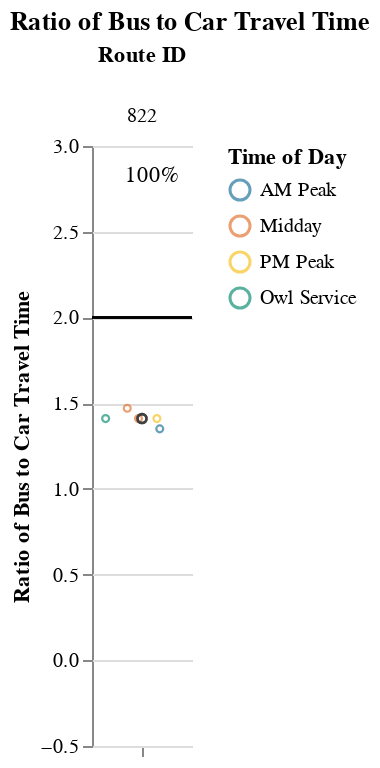
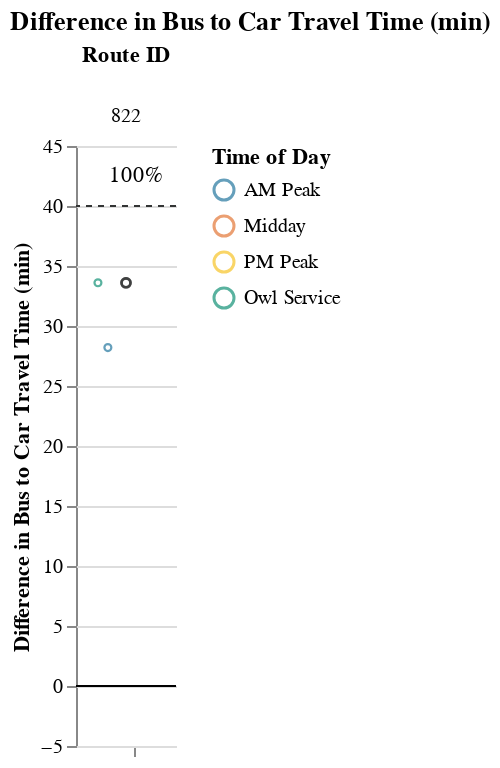

Here is the notebook cell these charts were saved with, in order:
### Markdown cell above
### Long Routes (> 1.5 hrs)

### Code cell
route_group = "long"
try:
    display_charts_for_route_group(df, route_group)
except:
    print("No routes meet this criteria.")

### Figure 1 — Vega-Lite specification as saved in the notebook (floating-point values rounded to 4 significant figures)
{"config": {"view": {"continuousWidth": 400, "continuousHeight": 300, "stroke": null}, "facet": {"spacing": 0}}, "data": {"name": "data-df221b0a0da1188ee162a10b610f75e8"}, "facet": {"column": {"field": "route_id", "sort": ["822"], "title": "Route ID", "type": "nominal"}}, "spec": {"layer": [{"mark": "rule", "encoding": {"color": {"value": "black"}, "y": {"field": "cutoff", "type": "quantitative"}}, "selection": {"selector003": {"type": "interval", "bind": "scales", "encodings": ["x", "y"]}}}, {"mark": {"type": "point", "opacity": 0.65, "size": 12, "strokeWidth": 1.1}, "encoding": {"color": {"field": "time_of_day", "scale": {"range": ["#136C97", "#E16B26", "#F6BF16", "#00896B", "#7790A3", "#5B559C"]}, "sort": ["AM Peak", "Midday", "PM Peak", "Owl Service"], "title": "Time of Day", "type": "nominal"}, "tooltip": [{"field": "route_id", "type": "nominal"}, {"field": "route_name", "type": "nominal"}, {"field": "trip_id", "type": "nominal"}, {"field": "service_hours", "type": "quantitative"}, {"field": "car_duration_hours", "type": "quantitative"}, {"field": "bus_multiplier", "type": "quantitative"}, {"field": "bus_difference", "type": "quantitative"}, {"field": "num_trips", "type": "quantitative"}, {"field": "num_competitive", "type": "quantitative"}, {"field": "pct_trips_competitive", "type": "quantitative"}, {"field": "p25", "type": "quantitative"}, {"field": "p50", "type": "quantitative"}, {"field": "p75", "type": "quantitative"}], "x": {"axis": {"grid": false, "labels": false, "ticks": true, "values": [0]}, "field": "jitter", "scale": {}, "title": null, "type": "quantitative"}, "y": {"field": "bus_multiplier", "scale": {"domain": [-0.25, 3.0]}, "title": "Ratio of Bus to Car Travel Time", "type": "quantitative"}}, "transform": [{"calculate": "sqrt(-2*log(random()))*cos(2*PI*random())", "as": "jitter"}], "width": 50}, {"layer": [{"mark": {"type": "point", "opacity": 0.6, "size": 20, "strokeWidth": 1.3}, "encoding": {"color": {"value": "#323434"}, "y": {"field": "bus_multiplier", "type": "quantitative"}}, "transform": [{"filter": "(datum.p50_trip === 1)"}]}, {"mark": {"type": "text", "align": "center", "baseline": "middle"}, "encoding": {"color": {"value": "black"}, "text": {"field": "pct_trips_competitive", "format": ".0%", "type": "quantitative"}, "tooltip": [{"field": "route_id", "type": "nominal"}, {"field": "route_name", "type": "nominal"}, {"field": "trip_id", "type": "nominal"}, {"field": "service_hours", "type": "quantitative"}, {"field": "car_duration_hours", "type": "quantitative"}, {"field": "bus_multiplier", "type": "quantitative"}, {"field": "bus_difference", "type": "quantitative"}, {"field": "num_trips", "type": "quantitative"}, {"field": "num_competitive", "type": "quantitative"}, {"field": "pct_trips_competitive", "type": "quantitative"}, {"field": "p25", "type": "quantitative"}, {"field": "p50", "type": "quantitative"}, {"field": "p75", "type": "quantitative"}], "x": {"value": 30}, "y": {"value": 15}}, "transform": [{"calculate": "sqrt(-2*log(random()))*cos(2*PI*random())", "as": "jitter"}, {"filter": "(datum.fastest_trip === 1)"}]}]}]}, "resolve": {"scale": {"y": "shared"}}, "title": "Ratio of Bus to Car Travel Time", "$schema": "https://vega.github.io/schema/vega-lite/v4.17.0.json", "datasets": {"data-df221b0a0da1188ee162a10b610f75e8": [{"calitp_itp_id": 108, "trip_key": 3220744194699047804, "trip_id": "t_1194487_b_23002_tn_0", "shape_id": "p_179049", "route_id": "822", "service_hours": 1.83, "trip_first_departure_ts": 33300, "trip_last_arrival_ts": 39900, "departure_hour": 9, "time_of_day": "AM Peak", "p25": 1.92, "p50": 1.92, "p75": 1.92, "p50_trip": 0, "fastest_trip": 1, "car_duration_hours": 1.36, "competitive_route": 1, "bus_multiplier": 1.35, "bus_difference": 28.2, "num_trips": 5, "num_competitive": 5, "pct_trips_competitive": 1.0, "bus_difference_spread": 10.2, "route_group": "long", "max_trip_hrs": 2.0, "max_trip_route_group": 2.0, "below_cutoff": 5, "pct_below_cutoff": 1.0, "name": "City of Eureka", "caltrans_district": "01 - Eureka", "drmt_organization_name": null, "route_name": "The Southern Humboldt Route Is A Deviated/Fixed Route Operated By Redwood Transit And Runs Monday Through Friday Between Eureka And Benbow Serving The Communities Of Garberville, Redway, Redwood, Phillipsville, South Fork, Myers Flat, Weott, Rio Dell, Fortuna, Eureka. La Ruta Southern Humboldt Es Una Ruta Desviada / Fija Operada Por Redwood Transit Y Se Extiende De Lunes A Viernes Entre Eureka Y Benbow Y Sirve A Las Comunidades De Garberville, Redway, Redwood, Phillipsville, South Fork, Myers Flat, Weott, Rio Dell, Fortuna, Eureka.", "cutoff2": 40, "cutoff": 2}, {"calitp_itp_id": 108, "trip_key": 4974272566598491787, "trip_id": "t_1194477_b_23002_tn_0", "shape_id": "p_179043", "route_id": "822", "service_hours": 1.92, "trip_first_departure_ts": 40800, "trip_last_arrival_ts": 47700, "departure_hour": 11, "time_of_day": "Midday", "p25": 1.92, "p50": 1.92, "p75": 1.92, "p50_trip": 1, "fastest_trip": 0, "car_duration_hours": 1.36, "competitive_route": 1, "bus_multiplier": 1.41, "bus_difference": 33.6, "num_trips": 5, "num_competitive": 5, "pct_trips_competitive": 1.0, "bus_difference_spread": 10.2, "route_group": "long", "max_trip_hrs": 2.0, "max_trip_route_group": 2.0, "below_cutoff": 5, "pct_below_cutoff": 1.0, "name": "City of Eureka", "caltrans_district": "01 - Eureka", "drmt_organization_name": null, "route_name": "The Southern Humboldt Route Is A Deviated/Fixed Route Operated By Redwood Transit And Runs Monday Through Friday Between Eureka And Benbow Serving The Communities Of Garberville, Redway, Redwood, Phillipsville, South Fork, Myers Flat, Weott, Rio Dell, Fortuna, Eureka. La Ruta Southern Humboldt Es Una Ruta Desviada / Fija Operada Por Redwood Transit Y Se Extiende De Lunes A Viernes Entre Eureka Y Benbow Y Sirve A Las Comunidades De Garberville, Redway, Redwood, Phillipsville, South Fork, Myers Flat, Weott, Rio Dell, Fortuna, Eureka.", "cutoff2": 40, "cutoff": 2}, {"calitp_itp_id": 108, "trip_key": -2035350872544149434, "trip_id": "t_1194480_b_23002_tn_0", "shape_id": "p_179043", "route_id": "822", "service_hours": 1.92, "trip_first_departure_ts": 62400, "trip_last_arrival_ts": 69300, "departure_hour": 17, "time_of_day": "PM Peak", "p25": 1.92, "p50": 1.92, "p75": 1.92, "p50_trip": 1, "fastest_trip": 0, "car_duration_hours": 1.36, "competitive_route": 1, "bus_multiplier": 1.41, "bus_difference": 33.6, "num_trips": 5, "num_competitive": 5, "pct_trips_competitive": 1.0, "bus_difference_spread": 10.2, "route_group": "long", "max_trip_hrs": 2.0, "max_trip_route_group": 2.0, "below_cutoff": 5, "pct_below_cutoff": 1.0, "name": "City of Eureka", "caltrans_district": "01 - Eureka", "drmt_organization_name": null, "route_name": "The Southern Humboldt Route Is A Deviated/Fixed Route Operated By Redwood Transit And Runs Monday Through Friday Between Eureka And Benbow Serving The Communities Of Garberville, Redway, Redwood, Phillipsville, South Fork, Myers Flat, Weott, Rio Dell, Fortuna, Eureka. La Ruta Southern Humboldt Es Una Ruta Desviada / Fija Operada Por Redwood Transit Y Se Extiende De Lunes A Viernes Entre Eureka Y Benbow Y Sirve A Las Comunidades De Garberville, Redway, Redwood, Phillipsville, South Fork, Myers Flat, Weott, Rio Dell, Fortuna, Eureka.", "cutoff2": 40, "cutoff": 2}, {"calitp_itp_id": 108, "trip_key": 7643564517500427975, "trip_id": "t_1194478_b_23002_tn_0", "shape_id": "p_179043", "route_id": "822", "service_hours": 1.92, "trip_first_departure_ts": 24360, "trip_last_arrival_ts": 31260, "departure_hour": 6, "time_of_day": "Owl Service", "p25": 1.92, "p50": 1.92, "p75": 1.92, "p50_trip": 1, "fastest_trip": 0, "car_duration_hours": 1.36, "competitive_route": 1, "bus_multiplier": 1.41, "bus_difference": 33.6, "num_trips": 5, "num_competitive": 5, "pct_trips_competitive": 1.0, "bus_difference_spread": 10.2, "route_group": "long", "max_trip_hrs": 2.0, "max_trip_route_group": 2.0, "below_cutoff": 5, "pct_below_cutoff": 1.0, "name": "City of Eureka", "caltrans_district": "01 - Eureka", "drmt_organization_name": null, "route_name": "The Southern Humboldt Route Is A Deviated/Fixed Route Operated By Redwood Transit And Runs Monday Through Friday Between Eureka And Benbow Serving The Communities Of Garberville, Redway, Redwood, Phillipsville, South Fork, Myers Flat, Weott, Rio Dell, Fortuna, Eureka. La Ruta Southern Humboldt Es Una Ruta Desviada / Fija Operada Por Redwood Transit Y Se Extiende De Lunes A Viernes Entre Eureka Y Benbow Y Sirve A Las Comunidades De Garberville, Redway, Redwood, Phillipsville, South Fork, Myers Flat, Weott, Rio Dell, Fortuna, Eureka.", "cutoff2": 40, "cutoff": 2}, {"calitp_itp_id": 108, "trip_key": -7703734674675344155, "trip_id": "t_1194483_b_23002_tn_0", "shape_id": "p_179044", "route_id": "822", "service_hours": 2.0, "trip_first_departure_ts": 54300, "trip_last_arrival_ts": 61500, "departure_hour": 15, "time_of_day": "Midday", "p25": 1.92, "p50": 1.92, "p75": 1.92, "p50_trip": 0, "fastest_trip": 0, "car_duration_hours": 1.36, "competitive_route": 1, "bus_multiplier": 1.47, "bus_difference": 38.4, "num_trips": 5, "num_competitive": 5, "pct_trips_competitive": 1.0, "bus_difference_spread": 10.2, "route_group": "long", "max_trip_hrs": 2.0, "max_trip_route_group": 2.0, "below_cutoff": 5, "pct_below_cutoff": 1.0, "name": "City of Eureka", "caltrans_district": "01 - Eureka", "drmt_organization_name": null, "route_name": "The Southern Humboldt Route Is A Deviated/Fixed Route Operated By Redwood Transit And Runs Monday Through Friday Between Eureka And Benbow Serving The Communities Of Garberville, Redway, Redwood, Phillipsville, South Fork, Myers Flat, Weott, Rio Dell, Fortuna, Eureka. La Ruta Southern Humboldt Es Una Ruta Desviada / Fija Operada Por Redwood Transit Y Se Extiende De Lunes A Viernes Entre Eureka Y Benbow Y Sirve A Las Comunidades De Garberville, Redway, Redwood, Phillipsville, South Fork, Myers Flat, Weott, Rio Dell, Fortuna, Eureka.", "cutoff2": 40, "cutoff": 2}]}}

### Figure 2 — Vega-Lite specification as saved in the notebook (floating-point values rounded to 4 significant figures)
{"config": {"view": {"continuousWidth": 400, "continuousHeight": 300, "stroke": null}, "facet": {"spacing": 0}}, "data": {"name": "data-17a7f859490c33b3aedf700891b7fe34"}, "facet": {"column": {"field": "route_id", "sort": ["822"], "title": "Route ID", "type": "nominal"}}, "spec": {"layer": [{"mark": "rule", "encoding": {"color": {"value": "black"}, "y": {"field": "cutoff", "type": "quantitative"}}, "selection": {"selector004": {"type": "interval", "bind": "scales", "encodings": ["x", "y"]}}}, {"mark": {"type": "rule", "strokeDash": [3, 3]}, "encoding": {"color": {"value": "#323434"}, "y": {"field": "cutoff2", "type": "quantitative"}}}, {"mark": {"type": "point", "opacity": 0.65, "size": 12, "strokeWidth": 1.1}, "encoding": {"color": {"field": "time_of_day", "scale": {"range": ["#136C97", "#E16B26", "#F6BF16", "#00896B", "#7790A3", "#5B559C"]}, "sort": ["AM Peak", "Midday", "PM Peak", "Owl Service"], "title": "Time of Day", "type": "nominal"}, "tooltip": [{"field": "route_id", "type": "nominal"}, {"field": "route_name", "type": "nominal"}, {"field": "trip_id", "type": "nominal"}, {"field": "service_hours", "type": "quantitative"}, {"field": "car_duration_hours", "type": "quantitative"}, {"field": "bus_multiplier", "type": "quantitative"}, {"field": "bus_difference", "type": "quantitative"}, {"field": "num_trips", "type": "quantitative"}, {"field": "num_competitive", "type": "quantitative"}, {"field": "pct_trips_competitive", "type": "quantitative"}, {"field": "p25", "type": "quantitative"}, {"field": "p50", "type": "quantitative"}, {"field": "p75", "type": "quantitative"}], "x": {"axis": {"grid": false, "labels": false, "ticks": true, "values": [0]}, "field": "jitter", "scale": {}, "title": null, "type": "quantitative"}, "y": {"field": "bus_difference", "scale": {"domain": [-5, 45.0]}, "title": "Difference in Bus to Car Travel Time (min)", "type": "quantitative"}}, "transform": [{"calculate": "sqrt(-2*log(random()))*cos(2*PI*random())", "as": "jitter"}], "width": 50}, {"layer": [{"mark": {"type": "point", "opacity": 0.6, "size": 20, "strokeWidth": 1.3}, "encoding": {"color": {"value": "#323434"}, "y": {"field": "bus_difference", "type": "quantitative"}}, "transform": [{"filter": "(datum.p50_trip === 1)"}]}, {"mark": {"type": "text", "align": "center", "baseline": "middle"}, "encoding": {"color": {"value": "black"}, "text": {"field": "pct_trips_competitive", "format": ".0%", "type": "quantitative"}, "tooltip": [{"field": "route_id", "type": "nominal"}, {"field": "route_name", "type": "nominal"}, {"field": "trip_id", "type": "nominal"}, {"field": "service_hours", "type": "quantitative"}, {"field": "car_duration_hours", "type": "quantitative"}, {"field": "bus_multiplier", "type": "quantitative"}, {"field": "bus_difference", "type": "quantitative"}, {"field": "num_trips", "type": "quantitative"}, {"field": "num_competitive", "type": "quantitative"}, {"field": "pct_trips_competitive", "type": "quantitative"}, {"field": "p25", "type": "quantitative"}, {"field": "p50", "type": "quantitative"}, {"field": "p75", "type": "quantitative"}], "x": {"value": 30}, "y": {"value": 15}}, "transform": [{"calculate": "sqrt(-2*log(random()))*cos(2*PI*random())", "as": "jitter"}, {"filter": "(datum.fastest_trip === 1)"}]}]}]}, "resolve": {"scale": {"y": "shared"}}, "title": "Difference in Bus to Car Travel Time (min)", "$schema": "https://vega.github.io/schema/vega-lite/v4.17.0.json", "datasets": {"data-17a7f859490c33b3aedf700891b7fe34": [{"calitp_itp_id": 108, "trip_key": 3220744194699047804, "trip_id": "t_1194487_b_23002_tn_0", "shape_id": "p_179049", "route_id": "822", "service_hours": 1.83, "trip_first_departure_ts": 33300, "trip_last_arrival_ts": 39900, "departure_hour": 9, "time_of_day": "AM Peak", "p25": 1.92, "p50": 1.92, "p75": 1.92, "p50_trip": 0, "fastest_trip": 1, "car_duration_hours": 1.36, "competitive_route": 1, "bus_multiplier": 1.35, "bus_difference": 28.2, "num_trips": 5, "num_competitive": 5, "pct_trips_competitive": 1.0, "bus_difference_spread": 10.2, "route_group": "long", "max_trip_hrs": 2.0, "max_trip_route_group": 2.0, "below_cutoff": 5, "pct_below_cutoff": 1.0, "name": "City of Eureka", "caltrans_district": "01 - Eureka", "drmt_organization_name": null, "route_name": "The Southern Humboldt Route Is A Deviated/Fixed Route Operated By Redwood Transit And Runs Monday Through Friday Between Eureka And Benbow Serving The Communities Of Garberville, Redway, Redwood, Phillipsville, South Fork, Myers Flat, Weott, Rio Dell, Fortuna, Eureka. La Ruta Southern Humboldt Es Una Ruta Desviada / Fija Operada Por Redwood Transit Y Se Extiende De Lunes A Viernes Entre Eureka Y Benbow Y Sirve A Las Comunidades De Garberville, Redway, Redwood, Phillipsville, South Fork, Myers Flat, Weott, Rio Dell, Fortuna, Eureka.", "cutoff2": 40, "cutoff": 0}, {"calitp_itp_id": 108, "trip_key": 4974272566598491787, "trip_id": "t_1194477_b_23002_tn_0", "shape_id": "p_179043", "route_id": "822", "service_hours": 1.92, "trip_first_departure_ts": 40800, "trip_last_arrival_ts": 47700, "departure_hour": 11, "time_of_day": "Midday", "p25": 1.92, "p50": 1.92, "p75": 1.92, "p50_trip": 1, "fastest_trip": 0, "car_duration_hours": 1.36, "competitive_route": 1, "bus_multiplier": 1.41, "bus_difference": 33.6, "num_trips": 5, "num_competitive": 5, "pct_trips_competitive": 1.0, "bus_difference_spread": 10.2, "route_group": "long", "max_trip_hrs": 2.0, "max_trip_route_group": 2.0, "below_cutoff": 5, "pct_below_cutoff": 1.0, "name": "City of Eureka", "caltrans_district": "01 - Eureka", "drmt_organization_name": null, "route_name": "The Southern Humboldt Route Is A Deviated/Fixed Route Operated By Redwood Transit And Runs Monday Through Friday Between Eureka And Benbow Serving The Communities Of Garberville, Redway, Redwood, Phillipsville, South Fork, Myers Flat, Weott, Rio Dell, Fortuna, Eureka. La Ruta Southern Humboldt Es Una Ruta Desviada / Fija Operada Por Redwood Transit Y Se Extiende De Lunes A Viernes Entre Eureka Y Benbow Y Sirve A Las Comunidades De Garberville, Redway, Redwood, Phillipsville, South Fork, Myers Flat, Weott, Rio Dell, Fortuna, Eureka.", "cutoff2": 40, "cutoff": 0}, {"calitp_itp_id": 108, "trip_key": -2035350872544149434, "trip_id": "t_1194480_b_23002_tn_0", "shape_id": "p_179043", "route_id": "822", "service_hours": 1.92, "trip_first_departure_ts": 62400, "trip_last_arrival_ts": 69300, "departure_hour": 17, "time_of_day": "PM Peak", "p25": 1.92, "p50": 1.92, "p75": 1.92, "p50_trip": 1, "fastest_trip": 0, "car_duration_hours": 1.36, "competitive_route": 1, "bus_multiplier": 1.41, "bus_difference": 33.6, "num_trips": 5, "num_competitive": 5, "pct_trips_competitive": 1.0, "bus_difference_spread": 10.2, "route_group": "long", "max_trip_hrs": 2.0, "max_trip_route_group": 2.0, "below_cutoff": 5, "pct_below_cutoff": 1.0, "name": "City of Eureka", "caltrans_district": "01 - Eureka", "drmt_organization_name": null, "route_name": "The Southern Humboldt Route Is A Deviated/Fixed Route Operated By Redwood Transit And Runs Monday Through Friday Between Eureka And Benbow Serving The Communities Of Garberville, Redway, Redwood, Phillipsville, South Fork, Myers Flat, Weott, Rio Dell, Fortuna, Eureka. La Ruta Southern Humboldt Es Una Ruta Desviada / Fija Operada Por Redwood Transit Y Se Extiende De Lunes A Viernes Entre Eureka Y Benbow Y Sirve A Las Comunidades De Garberville, Redway, Redwood, Phillipsville, South Fork, Myers Flat, Weott, Rio Dell, Fortuna, Eureka.", "cutoff2": 40, "cutoff": 0}, {"calitp_itp_id": 108, "trip_key": 7643564517500427975, "trip_id": "t_1194478_b_23002_tn_0", "shape_id": "p_179043", "route_id": "822", "service_hours": 1.92, "trip_first_departure_ts": 24360, "trip_last_arrival_ts": 31260, "departure_hour": 6, "time_of_day": "Owl Service", "p25": 1.92, "p50": 1.92, "p75": 1.92, "p50_trip": 1, "fastest_trip": 0, "car_duration_hours": 1.36, "competitive_route": 1, "bus_multiplier": 1.41, "bus_difference": 33.6, "num_trips": 5, "num_competitive": 5, "pct_trips_competitive": 1.0, "bus_difference_spread": 10.2, "route_group": "long", "max_trip_hrs": 2.0, "max_trip_route_group": 2.0, "below_cutoff": 5, "pct_below_cutoff": 1.0, "name": "City of Eureka", "caltrans_district": "01 - Eureka", "drmt_organization_name": null, "route_name": "The Southern Humboldt Route Is A Deviated/Fixed Route Operated By Redwood Transit And Runs Monday Through Friday Between Eureka And Benbow Serving The Communities Of Garberville, Redway, Redwood, Phillipsville, South Fork, Myers Flat, Weott, Rio Dell, Fortuna, Eureka. La Ruta Southern Humboldt Es Una Ruta Desviada / Fija Operada Por Redwood Transit Y Se Extiende De Lunes A Viernes Entre Eureka Y Benbow Y Sirve A Las Comunidades De Garberville, Redway, Redwood, Phillipsville, South Fork, Myers Flat, Weott, Rio Dell, Fortuna, Eureka.", "cutoff2": 40, "cutoff": 0}, {"calitp_itp_id": 108, "trip_key": -7703734674675344155, "trip_id": "t_1194483_b_23002_tn_0", "shape_id": "p_179044", "route_id": "822", "service_hours": 2.0, "trip_first_departure_ts": 54300, "trip_last_arrival_ts": 61500, "departure_hour": 15, "time_of_day": "Midday", "p25": 1.92, "p50": 1.92, "p75": 1.92, "p50_trip": 0, "fastest_trip": 0, "car_duration_hours": 1.36, "competitive_route": 1, "bus_multiplier": 1.47, "bus_difference": 38.4, "num_trips": 5, "num_competitive": 5, "pct_trips_competitive": 1.0, "bus_difference_spread": 10.2, "route_group": "long", "max_trip_hrs": 2.0, "max_trip_route_group": 2.0, "below_cutoff": 5, "pct_below_cutoff": 1.0, "name": "City of Eureka", "caltrans_district": "01 - Eureka", "drmt_organization_name": null, "route_name": "The Southern Humboldt Route Is A Deviated/Fixed Route Operated By Redwood Transit And Runs Monday Through Friday Between Eureka And Benbow Serving The Communities Of Garberville, Redway, Redwood, Phillipsville, South Fork, Myers Flat, Weott, Rio Dell, Fortuna, Eureka. La Ruta Southern Humboldt Es Una Ruta Desviada / Fija Operada Por Redwood Transit Y Se Extiende De Lunes A Viernes Entre Eureka Y Benbow Y Sirve A Las Comunidades De Garberville, Redway, Redwood, Phillipsville, South Fork, Myers Flat, Weott, Rio Dell, Fortuna, Eureka.", "cutoff2": 40, "cutoff": 0}]}}
